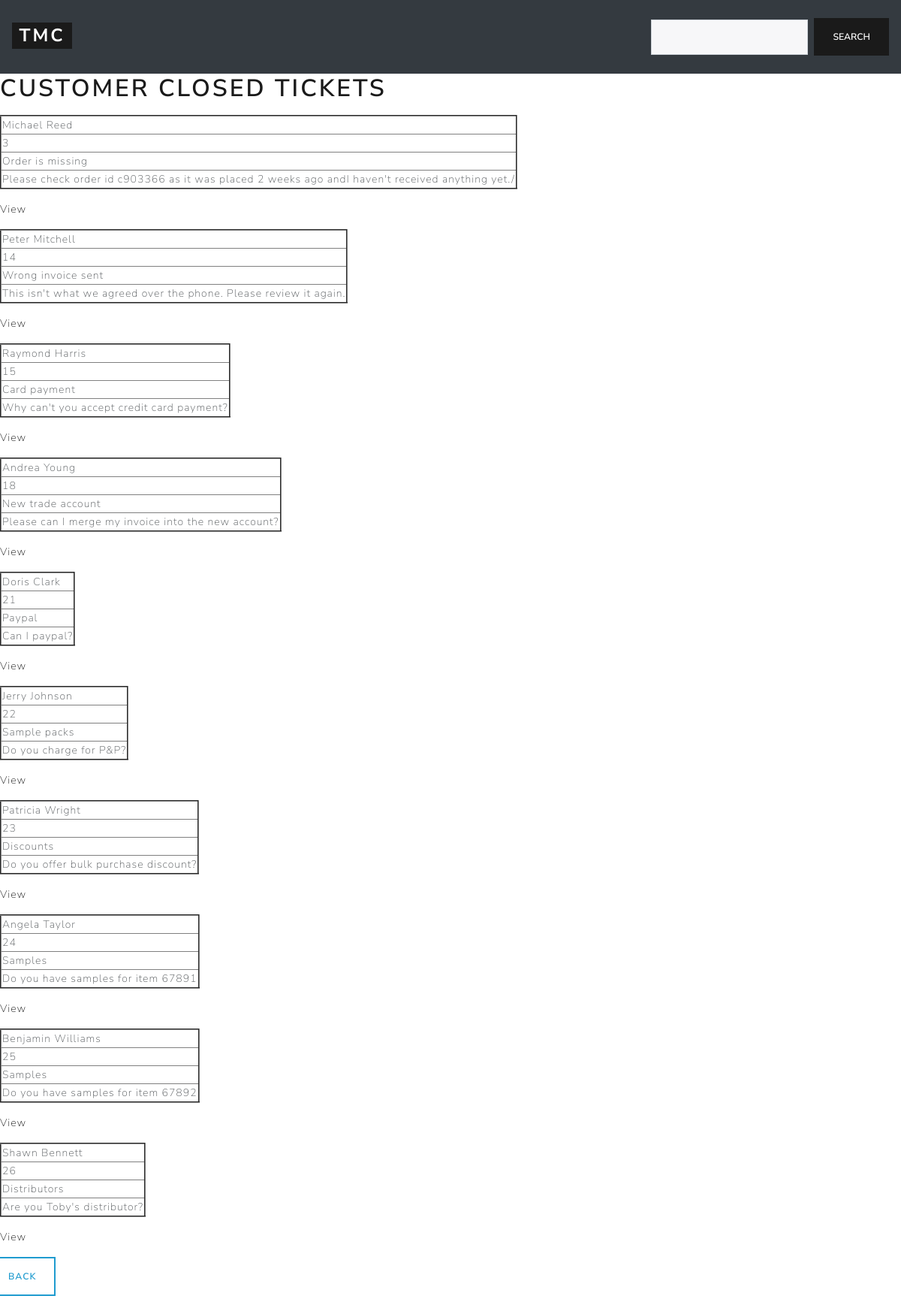
Screenshot of /listClosedCustomer.php?cat=customer.solved with the database file from the repository.
### tables this page shows
CREATE TABLE IF NOT EXISTS `ticket_CUSTOMER` (
  `t_ID` int(2) NOT NULL AUTO_INCREMENT,
  `t_TITLE` varchar(255) DEFAULT NULL,
  `t_SUMMARY` varchar(255) DEFAULT NULL,
  `t_USER` varchar(255) DEFAULT NULL,
  `t_UID` int(6) DEFAULT NULL,
  `t_USRGROUP` varchar(8) DEFAULT NULL,
  `t_CAT` varchar(9) DEFAULT NULL,
  `t_TIMESTAMP` varchar(16) DEFAULT NULL,
  `t_PRIORITY` int(1) DEFAULT NULL,
  `t_STATUS` varchar(11) DEFAULT NULL,
  PRIMARY KEY (`t_ID`),
  UNIQUE KEY `user_uid_pair` (`t_USER`,`t_UID`)
);

### listClosedCustomer.php (the view, shortened to what this page needs)
<!DOCTYPE html>
<html>
<head>
  <link href="https://stackpath.bootstrapcdn.com/bootswatch/4.1.3/lux/bootstrap.min.css" rel="stylesheet">
</head>
<body>
  <nav class="navbar navbar-dark bg-dark border-bottom">
    <h1><a class="navbar-brand badge badge-primary" href="Dashboard.php">TMC</a></h1>
    <form class="form-inline" action="search.php" method="post">
      <input class="form-control mr-sm-2" type="text" name="searchresult" value="">
      <input class="btn btn-primary my-2 my-sm-0" type="submit" name="Submit1" value="search">
    </form>
  </nav>
<head><title>Product List</title></head>
<body>
<h1>Customer Closed Tickets</h1>
<div>
<?php
$host='127.0.0.1';
$user='s4913757';
$pwd='qXodmihNoP7VEhpxWHKEAMTkWknyKcCc';
$db = $user;
$conn = mysqli_connect($host, $user, $pwd, $db);
if (isset($_GET['cat'])){
  if ($_GET['cat']=='customer.solved'){
  $query = "SELECT * FROM ticket_CUSTOMER WHERE t_STATUS = 'CLOSED' ORDER BY 't_ID'";
  $result = mysqli_query($conn, $query);
  while ($row = mysqli_fetch_row($result)){
    echo "<p><table border='2'> <tr><td>$row[3]</td></tr> <tr><td>$row[0]</td></tr> <tr><td>$row[1]</tr></td> <td>$row[2]</td></table></p>";
    echo "<a href=\"editCustomer.php?id=$row[0]\"><th>View</th></a>";
  }
} else {
  echo "<p>This demo does not support other options.</p>";
}
 } else {
  echo "<p>This script is locked for unintended access.</p>";
}
?>
	<div class="row my-3">
<a href="dashboardClosed.php" class="btn btn-outline-info">Back</a>
</div>
</div>
</body>
</html>

### rows the page displays
ticket_customer: t_USER "Michael Reed", t_ID "3", t_TITLE "Order is missing", t_SUMMARY "Please check order id c903366 as it was placed 2 weeks ago andI haven't received anything yet./"
ticket_customer: t_USER "Peter Mitchell", t_ID "14", t_TITLE "Wrong invoice sent", t_SUMMARY "This isn't what we agreed over the phone. Please review it again."
ticket_customer: t_USER "Raymond Harris", t_ID "15", t_TITLE "Card payment", t_SUMMARY "Why can't you accept credit card payment?"
ticket_customer: t_USER "Andrea Young", t_ID "18", t_TITLE "New trade account", t_SUMMARY "Please can I merge my invoice into the new account?"
ticket_customer: t_USER "Doris Clark", t_ID "21", t_TITLE "Paypal", t_SUMMARY "Can I paypal?"
ticket_customer: t_USER "Jerry Johnson", t_ID "22", t_TITLE "Sample packs", t_SUMMARY "Do you charge for P&P?"
ticket_customer: t_USER "Patricia Wright", t_ID "23", t_TITLE "Discounts", t_SUMMARY "Do you offer bulk purchase discount?"
ticket_customer: t_USER "Angela Taylor", t_ID "24", t_TITLE "Samples", t_SUMMARY "Do you have samples for item 67891"
ticket_customer: t_USER "Benjamin Williams", t_ID "25", t_TITLE "Samples", t_SUMMARY "Do you have samples for item 67892"
ticket_customer: t_USER "Shawn Bennett", t_ID "26", t_TITLE "Distributors", t_SUMMARY "Are you Toby's distributor?"
